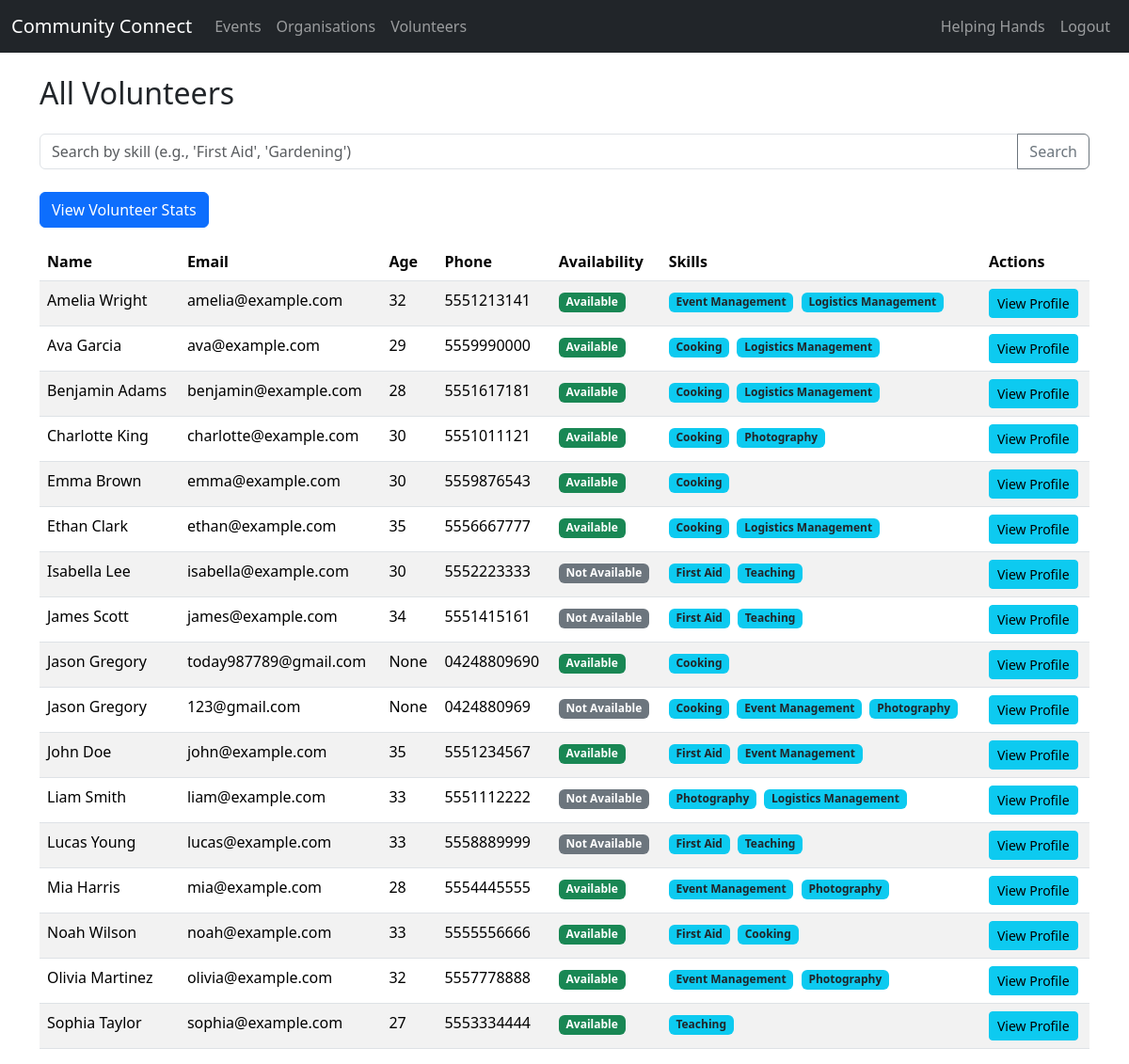
Page /volunteers (signed in) on the earlier database version.
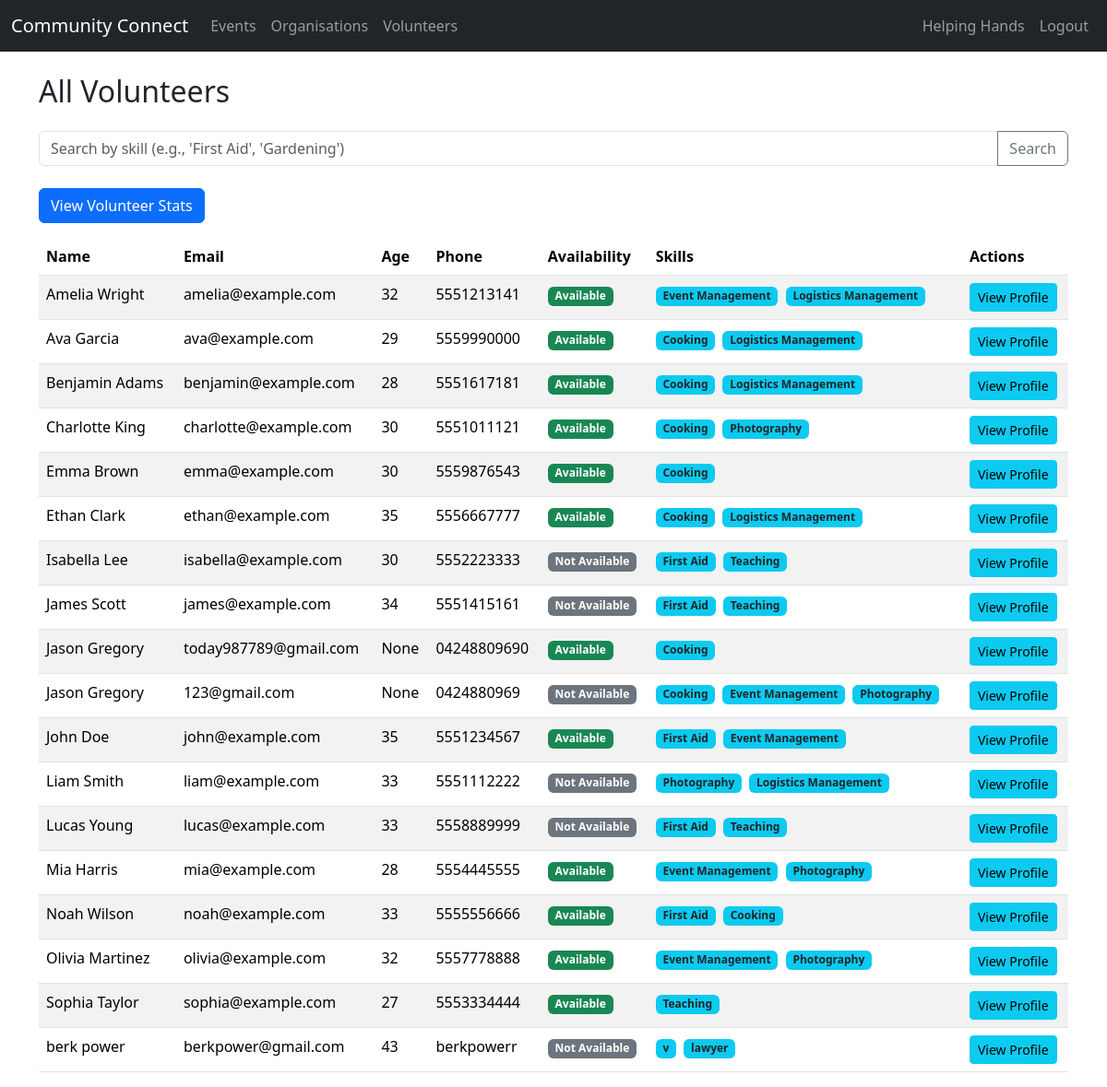
Same page on the later database version.
### tables this page shows
CREATE TABLE Volunteers (
    VolunteerID INTEGER PRIMARY KEY AUTOINCREMENT,
    FirstName TEXT NOT NULL,
    LastName TEXT NOT NULL,
    Email TEXT UNIQUE,
    Password TEXT,
    Phone TEXT,
    Address TEXT,
    DateOfBirth DATE,
    Availability BOOLEAN,
    ProfilePhoto TEXT,
    EmergencyContact TEXT
);

### app.py (the view)
@app.route("/volunteers")
@login_required
def list_volunteers():
    db = get_db()
    search_query = request.args.get('q', '')
    query = """
        SELECT
            V.VolunteerID,
            V.FirstName ||' '|| V.LastName AS Fullname,
            (strftime('%Y', 'now') - strftime('%Y', DateOfBirth)) -
            (CASE
            WHEN strftime('%m-%d', 'now') < strftime('%m-%d', DateOfBirth)
            THEN 1
            ELSE 0
            END) AS Age,
            V.Email,
            V.Phone,
            V.Availability,
            GROUP_CONCAT(S.Name) AS Skills
        FROM Volunteers V
        LEFT JOIN VolunteerSkills VS ON V.VolunteerID = VS.VolunteerID
        LEFT JOIN Skills S ON VS.SkillID = S.SkillID
    """
    params = []
    if search_query:
        query += " WHERE S.Name LIKE ?"
        params.append('%' + search_query + '%')
    query += " GROUP BY V.VolunteerID ORDER BY V.FirstName"
    volunteers = db.execute(query, params).fetchall()
    return render_template("list_volunteers.html", volunteers=volunteers, query=search_query)

### app.py (called while the page is built)
def get_db():
    db = getattr(g, "_database", None)
    if db is None:
        db = g._database = sqlite3.connect(DATABASE)
        db.row_factory = sqlite3.Row
    return db

@app.teardown_appcontext
def close_connection(exception):
    db = getattr(g, "_database", None)
    if db is not None:
        db.close()

def login_required(f):
    @wraps(f)
    def decorated_function(*args, **kwargs):
        if "user_id" not in session:
            flash("Please log in first.", "error")
            return redirect(url_for("login"))
        return f(*args, **kwargs)
    return decorated_function

### templates/list_volunteers.html
{% extends "base.html" %}
{% block content %}
<h2 class="mb-4">All Volunteers</h2>
<form method="GET" action="{{ url_for('list_volunteers') }}" class="mb-4">
    <div class="input-group">
        <input type="text" name="q" class="form-control" placeholder="Search by skill (e.g., 'First Aid', 'Gardening')" value="{{ query }}">
        <button class="btn btn-outline-secondary" type="submit">Search</button>
    </div>
</form>
<div class="mb-3">
    <a href="{{ url_for('volunteer_stats') }}" class="btn btn-primary">View Volunteer Stats</a>
</div>
<table class="table table-striped">
    <thead>
        <tr>
            <th>Name</th>
            <th>Email</th>
            <th>Age</th>
            <th>Phone</th>
            <th>Availability</th>
            <th>Skills</th>
            <th>Actions</th>
        </tr>
    </thead>
    <tbody>
        {% for volunteer in volunteers %}
        <tr>
            <td>{{ volunteer.Fullname }}</td>
            <td>{{ volunteer.Email }}</td>
            <td>{{ volunteer.Age }}</td>
            <td>{{ volunteer.Phone or 'N/A' }}</td>
            <td>
                {% if volunteer.Availability %}
                    <span class="badge bg-success">Available</span>
                {% else %}
                    <span class="badge bg-secondary">Not Available</span>
                {% endif %}
            </td>
            <td>
                {% if volunteer.Skills %}
                    {% for skill in volunteer.Skills.split(',') %}
                        <span class="badge bg-info text-dark me-1">{{ skill.strip() }}</span>
                    {% endfor %}
                {% else %}
                    N/A
                {% endif %}
            </td>
            <td>
                <a href="{{ url_for('view_volunteer_profile', volunteer_id=volunteer.VolunteerID) }}" class="btn btn-sm btn-info">View Profile</a>
            </td>
        </tr>
        {% else %}
        <tr>
            <td colspan="7">No volunteers found matching your search.</td>
        </tr>
        {% endfor %}
    </tbody>
</table>
{% endblock %}

### templates/base.html (shortened to what this page needs)
<!doctype html>
<html lang="en">
  <head>
    <link href="https://cdn.jsdelivr.net/npm/bootstrap@5.3.3/dist/css/bootstrap.min.css" rel="stylesheet">
  </head>
  <body>
<nav class="navbar navbar-expand-lg navbar-dark bg-dark">
  <div class="container-fluid">
    <a class="navbar-brand" href="{{ url_for('index') }}">Community Connect</a>
    <div class="collapse navbar-collapse" id="navbarNav">
      {% if 'user_id' in session %}
      <ul class="navbar-nav me-auto">
        <li class="nav-item">
          <a class="nav-link" href="{{ url_for('list_events') }}">Events</a>
        </li>
        <li class="nav-item">
          <a class="nav-link" href="{{ url_for('list_orgs') }}">Organisations</a>
        </li>
        <li class="nav-item">
          <a class="nav-link" href="{{ url_for('list_volunteers') }}">Volunteers</a>
        </li>
      </ul>
      {% endif %}
      <ul class="navbar-nav ms-auto">
        {% if 'user_id' in session %}
          <li class="nav-item">
            <a class="nav-link" href="{{ url_for(session.account_type + '_dashboard') }}">{{ session.get('name', 'Dashboard') }}</a>
          </li>
          <li class="nav-item">
            <a class="nav-link" href="{{ url_for('logout') }}">Logout</a>
          </li>
        {% endif %}
      </ul>
    </div>
  </div>
</nav>
    <div class="container mt-4">
      {% block content %}{% endblock %}
    </div>
  </body>
</html>

Differences in the rows shown:
added Volunteers: Fullname "berk power", Email "berkpower@gmail.com", Age "43", Phone "berkpowerr", shows "Not Available", strip "v" "lawyer"
